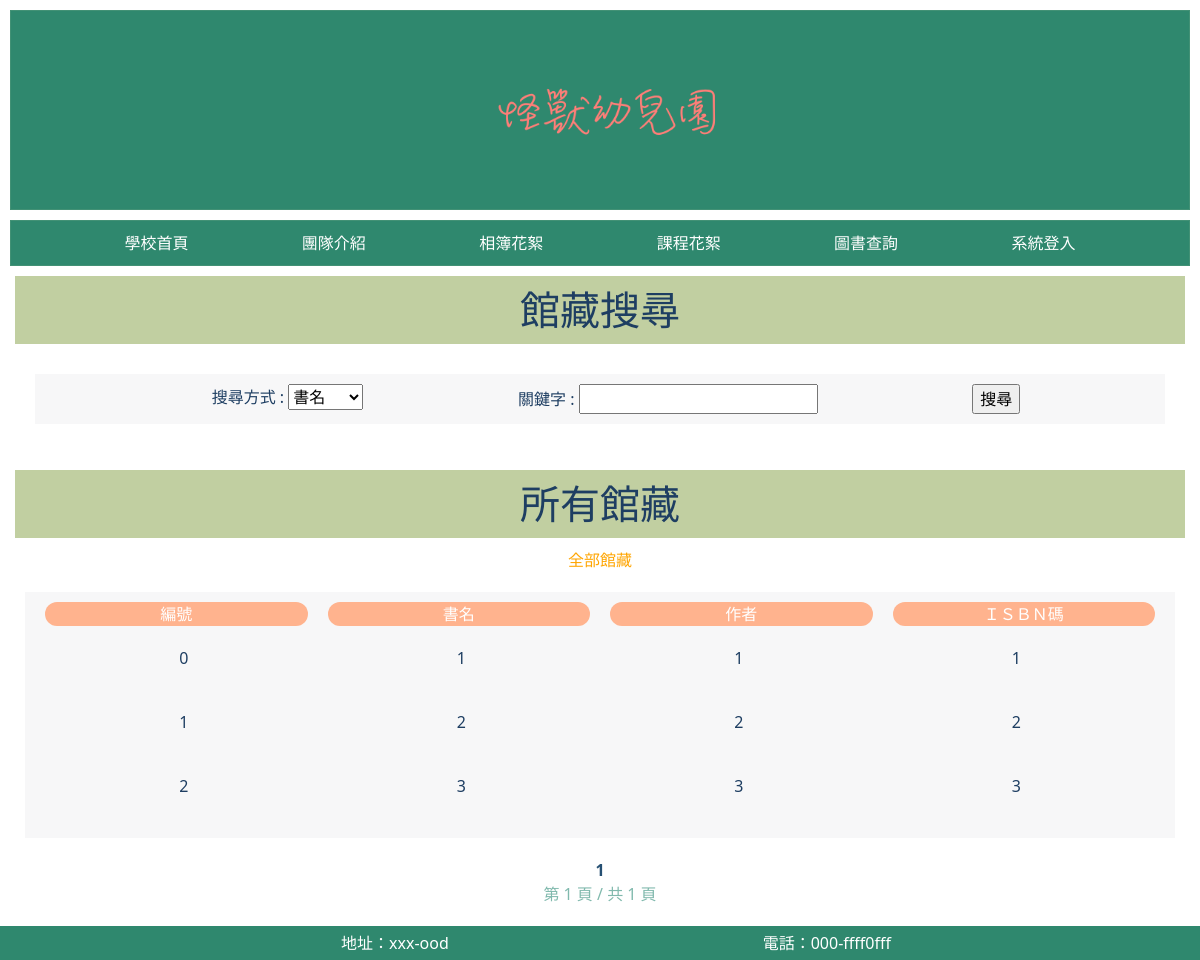
/library/, run on the app's committed database.
### blueprints/register/models.py (models this page shows)
class Library(db.Model):
    __tablename__  = "學校藏書"
    id : Mapped[str] = mapped_column(Integer,primary_key=True)
    book_title : Mapped[str] = mapped_column(String)
    author : Mapped[str] = mapped_column(String)
    ISBN_number : Mapped[str] = mapped_column(String)

### blueprints/library/route.py (the view)
@library.route("/",methods=["POST","GET"])
def index():
    searchbook = SearchBook()
    if searchbook.validate_on_submit():
        way = searchbook.ways.data
        content = searchbook.content.data
        if way == "書名":
            books = Library.query.filter_by(book_title=content).all()
        elif way == "作者":
            books = Library.query.filter_by(author=content).all()
        elif way == "編號":
            books = Library.query.filter_by(id=content).all()
        elif way == "ISBN碼":
            books = Library.query.filter_by(ISBN_number=content).all()
    else:
        page = request.args.get("page",1,type=int)
        books = Library.query.filter_by().paginate(page=page,per_page=10,error_out=False)
    return render_template("library.html", books=books, searchbook=searchbook,current_page=books.page,
                           total_pages=books.pages)

### blueprints/register/models.py
class SearchBook(FlaskForm):
    ways = SelectField ("搜尋方式",choices={"書名", "作者","編號","ISBN碼"},validators=[Optional()])
    content = StringField("關鍵字",validators=[Optional()])
    submit = SubmitField("搜尋")

### blueprints/register/route.py (called while the page is built)
@register.before_app_request
def create_admin_user():
    if not UserData.query.filter_by(user_name="admin").first():
        admin = UserData(user_name="admin", user_password="admin", user_account="admin")
        db.session.add(admin)
        db.session.commit()
        print("預設管理者帳號已建立：admin / admin")

### blueprints/library/templates/library.html (shortened to what this page needs)
{% extends "base.html" %}
{% block content%}
{% block library_content %}
<div class="library_container">
    <h1 class="library_title"> 館藏搜尋 </h1>
    <div class="library_search">
        <form method="post">
            <ul class="library_search_ul">
                <li>{{ searchbook.ways.label }} : {{ searchbook.ways}}</li>
                <li>{{ searchbook.content.label }} : {{ searchbook.content}}</li>
                <li>{{ searchbook.submit }}</li>
            </ul>
        </form>
    </div>
    <h1 class="library_title"> 所有館藏</h1>
    <a class="library_a" href="{{ url_for('library.index')}}"> 全部館藏</a>
    <div class="library_result">
        {% if books %}
        <div class="container">
            <div class="row">
                <div class="col  result_items">
                    編號
                </div>
                <div class="col  result_items">
                    書名
                </div>
                <div class="col  result_items">
                    作者
                </div>
                <div class="col  result_items">
                    ＩＳＢＮ碼
                </div>
            </div>
            {% for book in books %}
            <div class="row library_result">
                <div class="col">
                    {{ book.id }}
                </div>
                <div class="col">
                    {{ book.book_title }}
                </div>
                <div class="col">
                    {{ book.author }}
                </div>
                <div class="col ">
                    {{ book.ISBN_number }}
                </div>
            </div>
            {% endfor %}
        </div>
        {% else %}
        查無書籍
        {% endif %}
    </div>
</div>
 <div class="pagination">
        <div>
            {% for page_num in range(1, total_pages + 1) %}
            {% if page_num == current_page %}
            <strong class="pagination_a_number">{{ page_num }}</strong>
            {% else %}
            <a class="pagination_a_number" href="{{ url_for('library.index', page=page_num) }}">{{ page_num }}</a>
            {% endif %}
            {% endfor %}
        </div>
        <div>
            <span>第 {{ current_page }} 頁 / 共 {{ total_pages }} 頁</span>
        </div>
    </div>
</div>
{% endblock %}
{% endblock %}

### blueprints/static/style.css (style rules this page uses)
body, html { display: flex; flex-direction: column; height: 100vh; margin: 0; }
.pagination { grid-column-start: 2; grid-column-end: 3; display:flex; flex-direction:column; text-align:center; color:#80B9AD; margin:10px; }
.pagination_a_number { color:#265073; text-decoration:none; padding-left:5px; padding-right:5px; }
.library_container { color:#1E3E62; margin:5px; text-align:center; }
.library_title { color:#1E3E62; background:#C1CFA1; margin:10px; padding:10px; }
.library_search { margin:20px; padding:10px; grid-column:1/2; text-align:center }
.library_search_ul { list-style:none; display:flex; justify-content:space-evenly; text-align:center; background:#F7F7F8; }
.library_search_ul li { padding:10px; }
.library_result { margin:20px; padding:10px; text-align:center; background:#F7F7F8; }
.result_items { background:#FFB38E; color:white; margin:10px; border-radius:50px }
.library_a { text-decoration:none; color:orange; }

### data on the page
Library: id "0", book_title "1", author "1", ISBN_number "1"
Library: id "1", book_title "2", author "2", ISBN_number "2"
Library: id "2", book_title "3", author "3", ISBN_number "3"

### other printed values
{{ searchbook.ways.label }} "搜尋方式"
{{ searchbook.content.label }} "關鍵字"
{{ page_num }} "1"
{{ current_page }} "1"
{{ total_pages }} "1"
